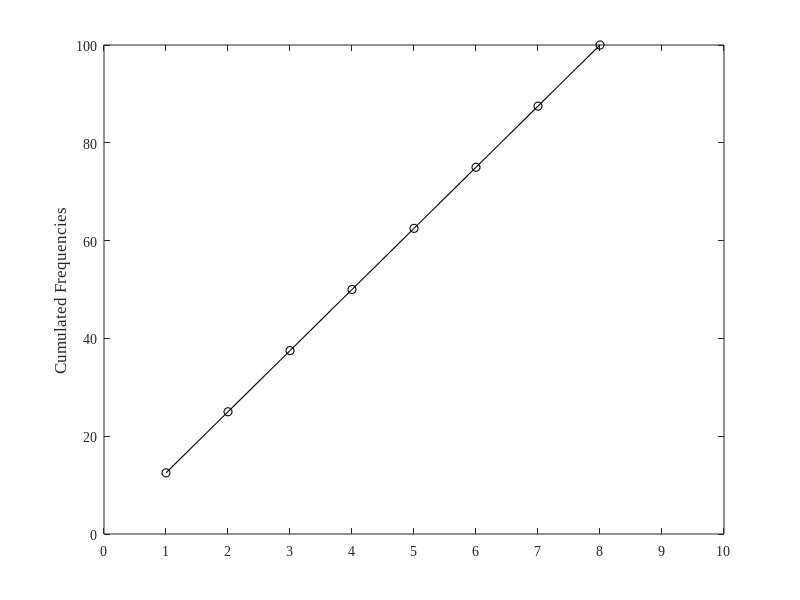

MATLAB code for this plot: (Note: this script raises an error after producing the figure.)
clc;
clear;
N = 200;
size_of_order = N;                  % 订单总量
%% 车型、颜色分配1
% Mod_distribution = [0.25 0.25 0.25 0.25]; % 车型分配
Mod_distribution = [0.125 0.125 0.125 0.125 0.125 0.125 0.125 0.125]; % 车型分配
% Col_distribution = [0.38,0.19,0.15,0.09,0.07,0.05,0.04,0.03]; 
% Col_distribution = [0.03,0.04,0.05,0.07,0.09,0.15,0.19,0.38]; 
% MC = {[1 2 3 4 6];[1 2 4 5 ];[1 2 3 6 8];[1 2 3 7]};
%% 车型、颜色分配2
% Mod_distribution = [0.25 0.25 0.25 0.25]; % 车型分配
% Col_distribution = [0.41,0.23,0.20,0.16]; % 颜色分配1
% MC = {[1 2 3 4];[1 2 3 4];[1 2 3 4];[1 2 3 4]};
mm = size(Mod_distribution,2);
mm1=1:1:mm;
Cumulated_Fre=zeros(1,mm);
for ii1=1:mm
    Cumulated_Fre(1,ii1+1) = Cumulated_Fre(1,ii1)+Mod_distribution(1,ii1);
end
Cumulated_Fre = Cumulated_Fre(2:mm+1);
plot(mm1,Cumulated_Fre*100,'marker','o','MarkerEdgeColor','k','Color','k','LineWidth',0.8)
ylabel('Cumulated Frequencies','fontsize',12); %y轴坐标描述
set(gca,'FontName','Times New Roman','FontSize',10);
xticks(0:1:10);
xlim([0,10]);
ytickformat('percentage')
yticks(0:20:100);
grid on;
print Dm.jpg -djpeg -r600;%输出


